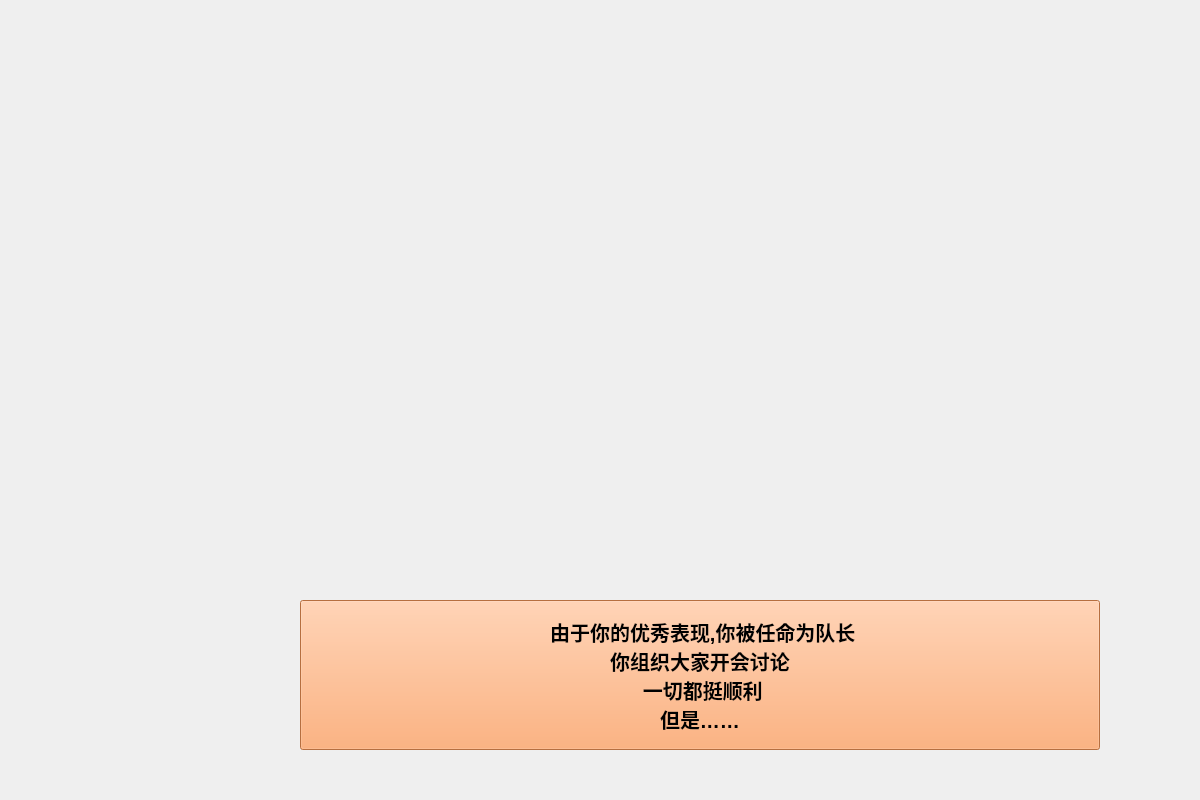
<?xml version="1.0" encoding="UTF-8"?>
<ui version="4.0">
 <class>PPT38</class>
 <widget class="QWidget" name="PPT38">
  <property name="geometry">
   <rect>
    <x>0</x>
    <y>0</y>
    <width>1200</width>
    <height>800</height>
   </rect>
  </property>
  <property name="font">
   <font>
    <pointsize>10</pointsize>
   </font>
  </property>
  <property name="windowTitle">
   <string>Form</string>
  </property>
  <widget class="QPushButton" name="pushButton">
   <property name="geometry">
    <rect>
     <x>300</x>
     <y>600</y>
     <width>800</width>
     <height>150</height>
    </rect>
   </property>
   <property name="font">
    <font>
     <pointsize>15</pointsize>
     <weight>75</weight>
     <bold>true</bold>
    </font>
   </property>
   <property name="styleSheet">
    <string notr="true">
background-color: rgb(255, 156, 90);
</string>
   </property>
   <property name="text">
    <string>	由于你的优秀表现,你被任命为队长
你组织大家开会讨论
	一切都挺顺利
但是……</string>
   </property>
  </widget>
 </widget>
 <resources/>
 <connections/>
</ui>
